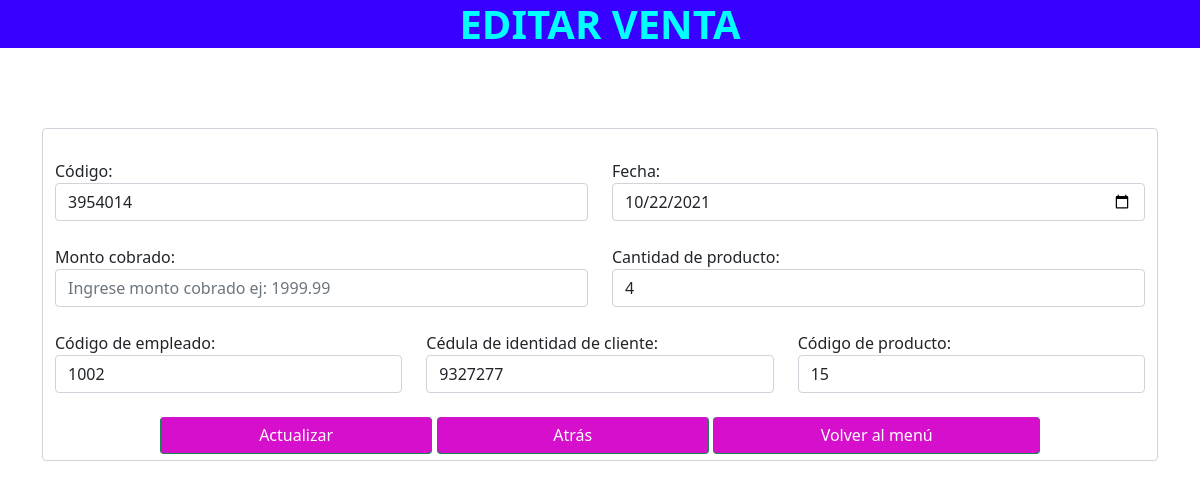
Before: /update_venta.php?codigo=3954014 with the older database file.
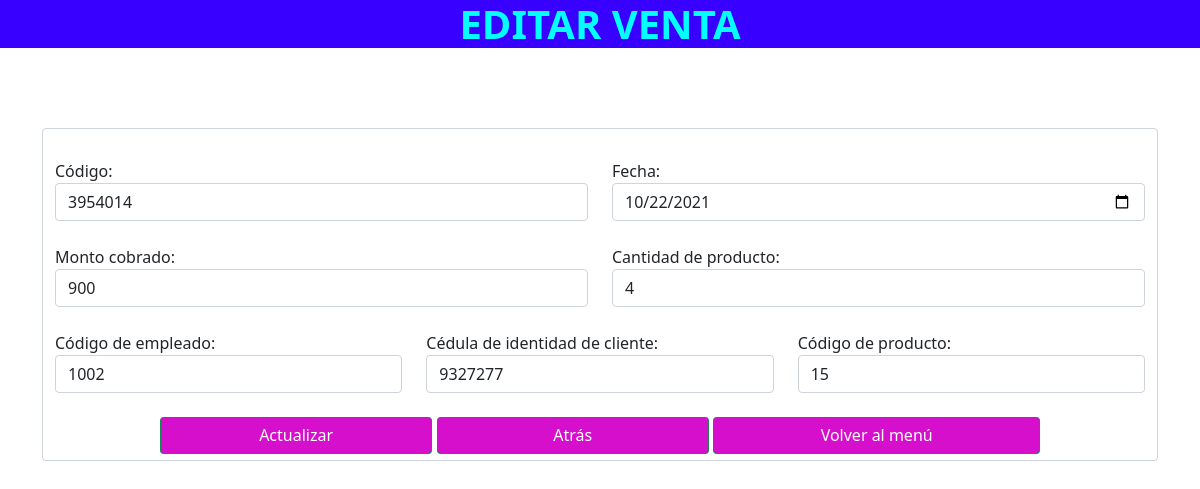
After: the same page with the newer database file.
### tables this page shows
CREATE TABLE `VENTA` (
  `codigo` int NOT NULL,
  `fecha` date NOT NULL,
  `cantidad_producto` int NOT NULL,
  `EMPLEADO_codigo` int NOT NULL,
  `CLIENTE_ci` int NOT NULL,
  `codigo_PRODUCTO` int DEFAULT NULL,
  `monto_cobrado` float(5,0) DEFAULT NULL
);

### update_venta.php (the view, shortened to what this page needs)
<!DOCTYPE html>
<html lang="en">
<head>
    <link href="https://cdn.jsdelivr.net/npm/bootstrap@5.1.3/dist/css/bootstrap.min.css" rel="stylesheet">
    <link rel="stylesheet" href="css/style.css">
</head>
<body>
    <?php
        include("db.php");
        if(isset($_GET['codigo'])) {
            $codigo = $_GET['codigo'];
            $query = "SELECT codigo, fecha, monto_cobrado, cantidad_producto, EMPLEADO_codigo, CLIENTE_ci, codigo_PRODUCTO FROM VENTA where codigo='$codigo'";
            $result = mysqli_query($conn, $query);
            if(mysqli_num_rows($result) == 1){
                $row = mysqli_fetch_array($result);
                $codigo = $row['codigo'];
                $fecha = $row['fecha'];
                $monto = $row['monto_cobrado'];
                $cantidad = $row['cantidad_producto'];
                $empleado = $row['EMPLEADO_codigo'];
                $cliente = $row['CLIENTE_ci'];
                $prod = $row['codigo_PRODUCTO'];
            }
        }
    ?>
    <div class="form-group">
        <center><h1 class="titulo"><b>EDITAR VENTA</b></h1></center>
        <div class="container"><br><br><br>
            <div class="form-control"><br>
                <form action="update_venta.php?codigo=<?php echo $_GET['codigo'];?>" onsubmit="return validarform()" method="POST" name="formulario">
                    <div class="row">
                        <div class="col">
                            <span>Código:</span>
                            <input type="number" min="0" value="<?php echo($codigo)?>" id="codigo" name="codigo" class="form-control" placeholder="Ingrese código de venta" required>
                        </div>
                        <div class="col">
                            <span>Fecha:</span>
                            <input type="date" min="2021-10-10" value="<?php echo($fecha)?>" required id="fecha" name="fecha" class="form-control" required>
                        </div>
                    </div><br>
                    <div class="row">
                        <div class="col">
                            <span>Monto cobrado:</span>
                            <input type="number"  id="monto" value="<?php echo($monto)?>" name="monto"class="form-control" step="0.01"  min="0" placeholder="Ingrese monto cobrado ej: 1999.99" required>
                        </div>
                        <div class="col">
                            <span>Cantidad de producto:</span>
                            <input type="number" id="cantidad" value="<?php echo($cantidad)?>" name="cantidad" min="0" class="form-control" placeholder="Ingrese la cantidad de producto ej: 10" required>
                        </div>
                    </div><br>
                    <div class="row">
                        <div class="col">
                            <span>Código de empleado:</span>
                            <input type="number" id="empleado" value="<?php echo($empleado)?>" name="empleado" class="form-control" placeholder="Ingrese código de empleado"required>
                        </div>
                        <div class="col">
                            <span>Cédula de identidad de cliente:</span>
                            <input type="number" id="cliente" name="cliente" value="<?php echo($cliente)?>"class="form-control" placeholder="Ingrese cédula de identidad del cliente" required>
                        </div>
                        <div class="col">
                            <span>Código de producto:</span>
                            <input type="number" id="prod" name="prod"  value="<?php echo($prod)?>" class="form-control" placeholder="Ingrese código del producto" required>
                        </div>
                    </div><br>
                    <center><input type="submit" class="btn btn-success btn-block" value="Actualizar" id="actualizar" name="actualizar">
                    <input type="button" class="btn btn-success btn-block" onclick="location.href='http://karmaland.cochasoft.com/reporte_venta.php';"value="Atrás">
                    <input type="button" class="btn btn-success btn-block" id="main" onclick="location.href='http://karmaland.cochasoft.com/user.php';" value="Volver al menú" /></center>
                </form>
            </div>
        </div>
    </div>
</body>
</html>

Changed rows visible on the page:
changed venta id 3954014: monto (not shown) → "900"
